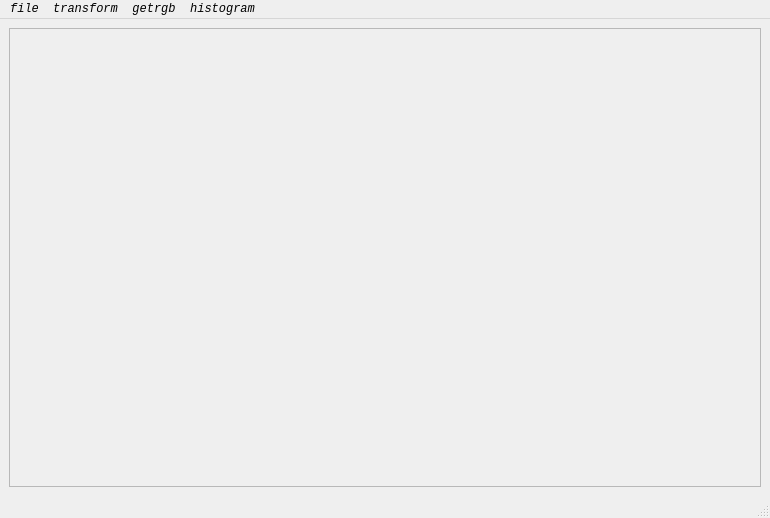
<?xml version="1.0" encoding="UTF-8"?>
<ui version="4.0">
 <class>MainWindow</class>
 <widget class="QMainWindow" name="MainWindow">
  <property name="geometry">
   <rect>
    <x>0</x>
    <y>0</y>
    <width>770</width>
    <height>518</height>
   </rect>
  </property>
  <property name="windowTitle">
   <string>MainWindow</string>
  </property>
  <widget class="QWidget" name="centralwidget">
   <layout class="QGridLayout" name="gridLayout">
    <item row="0" column="0">
     <widget class="QScrollArea" name="scrollArea">
      <property name="mouseTracking">
       <bool>true</bool>
      </property>
      <property name="widgetResizable">
       <bool>true</bool>
      </property>
      <widget class="QWidget" name="scrollAreaWidgetContents">
       <property name="geometry">
        <rect>
         <x>0</x>
         <y>0</y>
         <width>750</width>
         <height>452</height>
        </rect>
       </property>
       <widget class="QLabel" name="label">
        <property name="geometry">
         <rect>
          <x>0</x>
          <y>0</y>
          <width>751</width>
          <height>461</height>
         </rect>
        </property>
        <property name="text">
         <string/>
        </property>
       </widget>
      </widget>
     </widget>
    </item>
   </layout>
  </widget>
  <widget class="QStatusBar" name="statusbar"/>
  <widget class="QMenuBar" name="menubar">
   <property name="geometry">
    <rect>
     <x>0</x>
     <y>0</y>
     <width>770</width>
     <height>23</height>
    </rect>
   </property>
   <property name="font">
    <font>
     <family>Consolas</family>
     <italic>true</italic>
    </font>
   </property>
   <widget class="QMenu" name="menufile">
    <property name="font">
     <font>
      <family>Consolas</family>
      <italic>true</italic>
     </font>
    </property>
    <property name="title">
     <string>file</string>
    </property>
    <addaction name="actionopen"/>
   </widget>
   <widget class="QMenu" name="menuTransform">
    <property name="font">
     <font>
      <family>Consolas</family>
      <italic>true</italic>
     </font>
    </property>
    <property name="title">
     <string>transform</string>
    </property>
    <widget class="QMenu" name="menuGeometric_transformation">
     <property name="font">
      <font>
       <family>Consolas</family>
       <italic>true</italic>
      </font>
     </property>
     <property name="title">
      <string>Geometric transformation</string>
     </property>
     <widget class="QMenu" name="menuAffine_transformation">
      <property name="title">
       <string>Affine transformation</string>
      </property>
      <addaction name="actionThree_point_method"/>
      <addaction name="actionSpecify_angle_and_scale"/>
      <addaction name="actionMirror_flip"/>
     </widget>
     <addaction name="actionSize"/>
     <addaction name="menuAffine_transformation"/>
    </widget>
    <widget class="QMenu" name="menuEnhancement_transformation">
     <property name="title">
      <string>Enhancement transformation</string>
     </property>
     <addaction name="actionImage_smoothing"/>
    </widget>
    <addaction name="menuGeometric_transformation"/>
    <addaction name="menuEnhancement_transformation"/>
    <addaction name="actionGray_scale_linear_transformation"/>
   </widget>
   <widget class="QMenu" name="menugetrgb">
    <property name="font">
     <font>
      <family>Consolas</family>
      <italic>true</italic>
     </font>
    </property>
    <property name="title">
     <string>getrgb</string>
    </property>
    <addaction name="actionGet_Original_image_rgb"/>
   </widget>
   <widget class="QMenu" name="menuHistogram">
    <property name="title">
     <string>histogram</string>
    </property>
    <addaction name="action_grayscale_distribution_histogram"/>
    <addaction name="actionRgb_distribution_histogram"/>
   </widget>
   <addaction name="menufile"/>
   <addaction name="menuTransform"/>
   <addaction name="menugetrgb"/>
   <addaction name="menuHistogram"/>
  </widget>
  <action name="actionopen">
   <property name="text">
    <string>open</string>
   </property>
   <property name="shortcut">
    <string>Ctrl+O</string>
   </property>
   <property name="shortcutContext">
    <enum>Qt::ApplicationShortcut</enum>
   </property>
  </action>
  <action name="actionSize">
   <property name="text">
    <string>size</string>
   </property>
   <property name="font">
    <font>
     <family>Consolas</family>
     <italic>true</italic>
    </font>
   </property>
  </action>
  <action name="actionGet_Original_image_rgb">
   <property name="text">
    <string>get original_image rgb</string>
   </property>
   <property name="font">
    <font>
     <family>Consolas</family>
     <italic>true</italic>
    </font>
   </property>
  </action>
  <action name="actionGet_transformed_image_rgb">
   <property name="text">
    <string>get transformed_image rgb</string>
   </property>
   <property name="font">
    <font>
     <family>Consolas</family>
     <italic>true</italic>
    </font>
   </property>
  </action>
  <action name="action_grayscale_distribution_histogram">
   <property name="text">
    <string> grayscale distribution histogram</string>
   </property>
   <property name="font">
    <font>
     <family>Consolas</family>
     <italic>true</italic>
    </font>
   </property>
  </action>
  <action name="actionRgb_distribution_histogram">
   <property name="text">
    <string> rgb distribution histogram</string>
   </property>
   <property name="font">
    <font>
     <family>Consolas</family>
     <italic>true</italic>
    </font>
   </property>
  </action>
  <action name="actionThree_point_method">
   <property name="text">
    <string>Three-point method</string>
   </property>
   <property name="font">
    <font>
     <family>Consolas</family>
     <italic>true</italic>
    </font>
   </property>
  </action>
  <action name="actionSpecify_angle_and_scale">
   <property name="text">
    <string>Specify angle and scale</string>
   </property>
   <property name="font">
    <font>
     <family>Consolas</family>
     <italic>true</italic>
    </font>
   </property>
  </action>
  <action name="actionMirror_flip">
   <property name="text">
    <string>Mirror flip</string>
   </property>
   <property name="font">
    <font>
     <family>Consolas</family>
     <italic>true</italic>
    </font>
   </property>
  </action>
  <action name="actionImage_smoothing">
   <property name="text">
    <string>Image smoothing</string>
   </property>
   <property name="font">
    <font>
     <family>Consolas</family>
     <italic>true</italic>
    </font>
   </property>
  </action>
  <action name="actionGray_scale_linear_transformation">
   <property name="text">
    <string>Gray scale linear transformation</string>
   </property>
   <property name="font">
    <font>
     <family>Consolas</family>
     <italic>true</italic>
    </font>
   </property>
  </action>
 </widget>
 <resources/>
 <connections/>
</ui>
